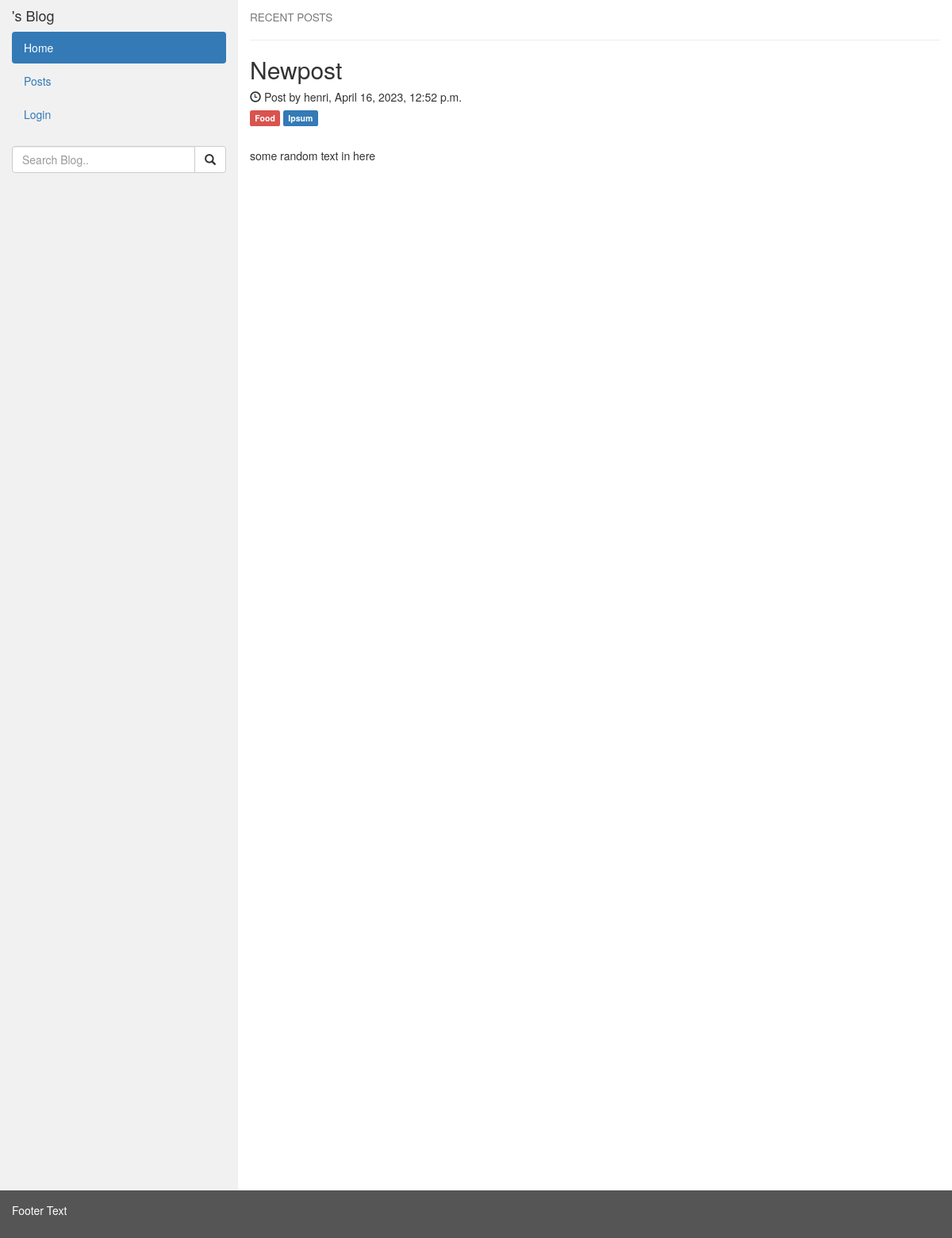
Before: / with the older database file.
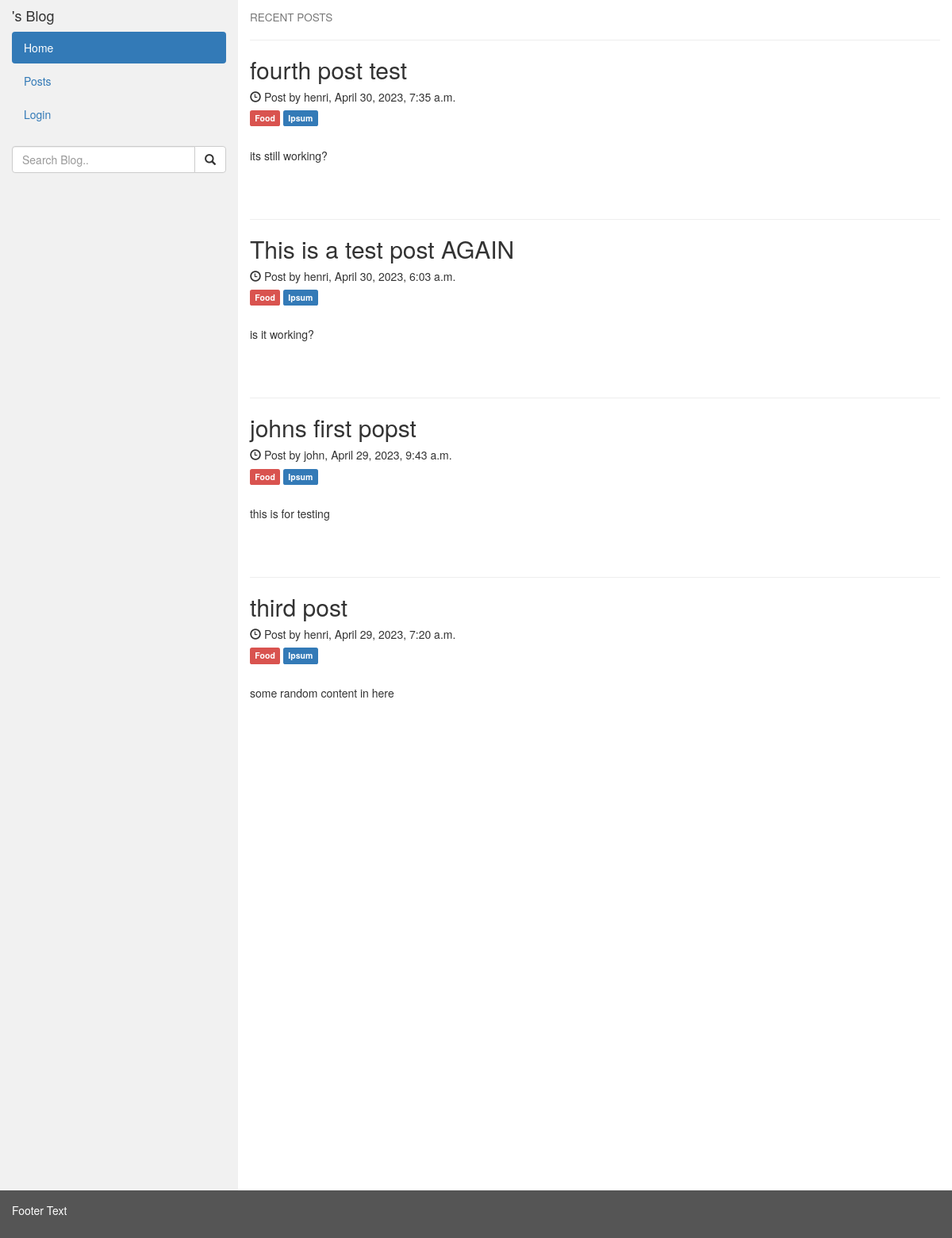
After: the same page with the newer database file.
### myposts/models.py (models this page shows, shortened)
class Post(models.Model):
    author = models.ForeignKey(
        'auth.User',
        on_delete=models.CASCADE
    )
    title = models.CharField(max_length=200)
    text = models.TextField()
    created_date = models.DateTimeField(
        default=timezone.now
    )
    published_date = models.DateTimeField(
        blank=True, null=True
    )

### myposts/views.py (the view)
# urls.py: path("", HomeView.as_view(), name="home"),
class HomeView(View):
    def get(self,request):
        recent_post = Post.objects.all().order_by("-created_date")
        return render(request, 'home.html', {'posts': recent_post})

### templates/home.html
{% extends 'base.html' %}
 {% block content %}
    <div class="col-sm-9">
      <h4><small>RECENT POSTS</small></h4>
       {% for entry in posts %}
      <hr>
      <h2>{{ entry.title }}</h2>
      <h5><span class="glyphicon glyphicon-time"></span> Post by {{ entry.author.username }}, {{ entry.created_date }}</h5>
      <h5><span class="label label-danger">Food</span> <span class="label label-primary">Ipsum</span></h5><br>
      <p>{{ entry.text }}</p>
      <br><br>
      {% endfor %}
    </div>
{% endblock %}

### templates/base.html (shortened to what this page needs)
<!DOCTYPE html>
<html lang="en">
<head>
  <link rel="stylesheet" href="https://maxcdn.bootstrapcdn.com/bootstrap/3.4.1/css/bootstrap.min.css">
</head>
<body>
<div class="container-fluid">
  <div class="row content">
    <div class="col-sm-3 sidenav">
      <h4> {{user.username.upper}}'s Blog</h4>
      <ul class="nav nav-pills nav-stacked">
        <li {% if request.resolver_match.view_name == 'home' %} class="active" {% endif%} ><a href="{% url 'home' %}">Home</a></li>
        <li {% if request.resolver_match.view_name == 'posts' %} class="active" {% endif%}><a href="{% url 'posts' %}">Posts</a></li>
        {% if request.user.is_authenticated %}
        <li><a href="{% url 'post_create' %}">Create post</a></li>
        <li><a href="{% url 'logout' %}">Logout</a></li>
        {% else %}
        <li><a href="{% url 'login' %}">Login</a></li>
        {% endif %}
      </ul><br>
      <div class="input-group">
        <input type="text" class="form-control" placeholder="Search Blog..">
        <span class="input-group-btn">
          <button class="btn btn-default" type="button">
            <span class="glyphicon glyphicon-search"></span>
          </button>
        </span>
      </div>
    </div>
    {% block content %} {% endblock %}
  </div>
</div>
<footer class="container-fluid">
  <p>Footer Text</p>
</footer>
</body>
</html>

### templates/base.html (style rules this page uses)
.row.content { height: 1500px }
.sidenav { background-color: #f1f1f1; height: 100%; }
footer { background-color: #555; color: white; padding: 15px; }

Changed rows visible on the page:
removed Post: title "Newpost", author.username "henri", created_date "April 16, 2023, 12:52 p.m.", text "some random text in here"
added Post: title "fourth post test", author.username "henri", created_date "April 30, 2023, 7:35 a.m.", text "its still working?"
added Post: title "This is a test post AGAIN", author.username "henri", created_date "April 30, 2023, 6:03 a.m.", text "is it working?"
added Post: title "johns first popst", author.username "john", created_date "April 29, 2023, 9:43 a.m.", text "this is for testing"
added Post: title "third post", author.username "henri", created_date "April 29, 2023, 7:20 a.m.", text "some random content in here"
